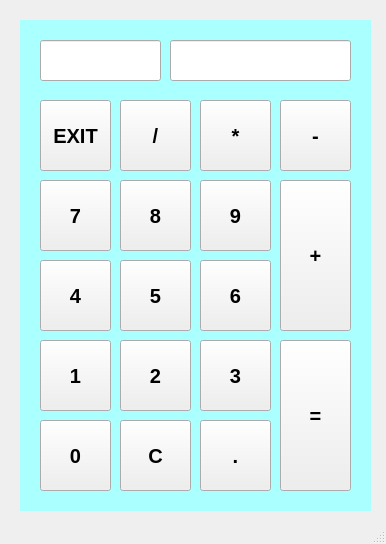
<?xml version="1.0" encoding="UTF-8"?>
<ui version="4.0">
 <class>MainWindow</class>
 <widget class="QMainWindow" name="MainWindow">
  <property name="geometry">
   <rect>
    <x>0</x>
    <y>0</y>
    <width>386</width>
    <height>544</height>
   </rect>
  </property>
  <property name="minimumSize">
   <size>
    <width>386</width>
    <height>544</height>
   </size>
  </property>
  <property name="maximumSize">
   <size>
    <width>386</width>
    <height>544</height>
   </size>
  </property>
  <property name="windowTitle">
   <string>MainWindow</string>
  </property>
  <widget class="QWidget" name="centralwidget">
   <widget class="QWidget" name="widget" native="true">
    <property name="geometry">
     <rect>
      <x>20</x>
      <y>20</y>
      <width>351</width>
      <height>491</height>
     </rect>
    </property>
    <property name="styleSheet">
     <string notr="true">QWidget#widget{
background-color: rgb(170, 255, 255);
}
</string>
    </property>
    <widget class="QLineEdit" name="lineEdit_2">
     <property name="geometry">
      <rect>
       <x>20</x>
       <y>20</y>
       <width>121</width>
       <height>41</height>
      </rect>
     </property>
     <property name="font">
      <font>
       <pointsize>15</pointsize>
       <weight>75</weight>
       <bold>true</bold>
      </font>
     </property>
    </widget>
    <widget class="QLabel" name="label_3">
     <property name="geometry">
      <rect>
       <x>150</x>
       <y>350</y>
       <width>111</width>
       <height>31</height>
      </rect>
     </property>
     <property name="font">
      <font>
       <pointsize>15</pointsize>
       <weight>75</weight>
       <bold>true</bold>
      </font>
     </property>
     <property name="text">
      <string/>
     </property>
    </widget>
    <widget class="QPushButton" name="pushButton_7">
     <property name="geometry">
      <rect>
       <x>20</x>
       <y>160</y>
       <width>71</width>
       <height>71</height>
      </rect>
     </property>
     <property name="font">
      <font>
       <pointsize>15</pointsize>
       <weight>75</weight>
       <bold>true</bold>
      </font>
     </property>
     <property name="text">
      <string>7</string>
     </property>
    </widget>
    <widget class="QPushButton" name="pushButton_1">
     <property name="geometry">
      <rect>
       <x>20</x>
       <y>320</y>
       <width>71</width>
       <height>71</height>
      </rect>
     </property>
     <property name="font">
      <font>
       <pointsize>15</pointsize>
       <weight>75</weight>
       <bold>true</bold>
      </font>
     </property>
     <property name="text">
      <string>1</string>
     </property>
    </widget>
    <widget class="QPushButton" name="pushButton_3">
     <property name="geometry">
      <rect>
       <x>180</x>
       <y>320</y>
       <width>71</width>
       <height>71</height>
      </rect>
     </property>
     <property name="font">
      <font>
       <pointsize>15</pointsize>
       <weight>75</weight>
       <bold>true</bold>
      </font>
     </property>
     <property name="text">
      <string>3</string>
     </property>
    </widget>
    <widget class="QPushButton" name="pushButton_4">
     <property name="geometry">
      <rect>
       <x>20</x>
       <y>240</y>
       <width>71</width>
       <height>71</height>
      </rect>
     </property>
     <property name="font">
      <font>
       <pointsize>15</pointsize>
       <weight>75</weight>
       <bold>true</bold>
      </font>
     </property>
     <property name="text">
      <string>4</string>
     </property>
    </widget>
    <widget class="QPushButton" name="pushButton_5">
     <property name="geometry">
      <rect>
       <x>100</x>
       <y>240</y>
       <width>71</width>
       <height>71</height>
      </rect>
     </property>
     <property name="font">
      <font>
       <pointsize>15</pointsize>
       <weight>75</weight>
       <bold>true</bold>
      </font>
     </property>
     <property name="text">
      <string>5</string>
     </property>
    </widget>
    <widget class="QPushButton" name="pushButton_2">
     <property name="geometry">
      <rect>
       <x>100</x>
       <y>320</y>
       <width>71</width>
       <height>71</height>
      </rect>
     </property>
     <property name="font">
      <font>
       <pointsize>15</pointsize>
       <weight>75</weight>
       <bold>true</bold>
      </font>
     </property>
     <property name="text">
      <string>2</string>
     </property>
    </widget>
    <widget class="QPushButton" name="pushButton_6">
     <property name="geometry">
      <rect>
       <x>180</x>
       <y>240</y>
       <width>71</width>
       <height>71</height>
      </rect>
     </property>
     <property name="font">
      <font>
       <pointsize>15</pointsize>
       <weight>75</weight>
       <bold>true</bold>
      </font>
     </property>
     <property name="text">
      <string>6</string>
     </property>
    </widget>
    <widget class="QPushButton" name="pushButton_9">
     <property name="geometry">
      <rect>
       <x>180</x>
       <y>160</y>
       <width>71</width>
       <height>71</height>
      </rect>
     </property>
     <property name="font">
      <font>
       <pointsize>15</pointsize>
       <weight>75</weight>
       <bold>true</bold>
      </font>
     </property>
     <property name="text">
      <string>9</string>
     </property>
    </widget>
    <widget class="QPushButton" name="pushButton_8">
     <property name="geometry">
      <rect>
       <x>100</x>
       <y>160</y>
       <width>71</width>
       <height>71</height>
      </rect>
     </property>
     <property name="font">
      <font>
       <pointsize>15</pointsize>
       <weight>75</weight>
       <bold>true</bold>
      </font>
     </property>
     <property name="text">
      <string>8</string>
     </property>
    </widget>
    <widget class="QPushButton" name="pushButton_0">
     <property name="geometry">
      <rect>
       <x>20</x>
       <y>400</y>
       <width>71</width>
       <height>71</height>
      </rect>
     </property>
     <property name="font">
      <font>
       <pointsize>15</pointsize>
       <weight>75</weight>
       <bold>true</bold>
      </font>
     </property>
     <property name="text">
      <string>0</string>
     </property>
    </widget>
    <widget class="QPushButton" name="pushButton_10">
     <property name="geometry">
      <rect>
       <x>260</x>
       <y>320</y>
       <width>71</width>
       <height>151</height>
      </rect>
     </property>
     <property name="font">
      <font>
       <pointsize>15</pointsize>
       <weight>75</weight>
       <bold>true</bold>
      </font>
     </property>
     <property name="styleSheet">
      <string notr="true">background-top-left-radius:20px;</string>
     </property>
     <property name="text">
      <string>=</string>
     </property>
    </widget>
    <widget class="QPushButton" name="pushButton_33">
     <property name="geometry">
      <rect>
       <x>260</x>
       <y>80</y>
       <width>71</width>
       <height>71</height>
      </rect>
     </property>
     <property name="font">
      <font>
       <pointsize>15</pointsize>
       <weight>75</weight>
       <bold>true</bold>
      </font>
     </property>
     <property name="text">
      <string>-</string>
     </property>
    </widget>
    <widget class="QPushButton" name="pushButton_21">
     <property name="geometry">
      <rect>
       <x>260</x>
       <y>160</y>
       <width>71</width>
       <height>151</height>
      </rect>
     </property>
     <property name="font">
      <font>
       <pointsize>15</pointsize>
       <weight>75</weight>
       <bold>true</bold>
      </font>
     </property>
     <property name="text">
      <string>+</string>
     </property>
    </widget>
    <widget class="QLineEdit" name="lineEdit_7">
     <property name="geometry">
      <rect>
       <x>150</x>
       <y>20</y>
       <width>181</width>
       <height>41</height>
      </rect>
     </property>
     <property name="font">
      <font>
       <pointsize>15</pointsize>
       <weight>75</weight>
       <bold>true</bold>
      </font>
     </property>
    </widget>
    <widget class="QPushButton" name="pushButton_c">
     <property name="geometry">
      <rect>
       <x>100</x>
       <y>400</y>
       <width>71</width>
       <height>71</height>
      </rect>
     </property>
     <property name="font">
      <font>
       <pointsize>15</pointsize>
       <weight>75</weight>
       <bold>true</bold>
      </font>
     </property>
     <property name="text">
      <string>C</string>
     </property>
    </widget>
    <widget class="QPushButton" name="pushButton_c_3">
     <property name="geometry">
      <rect>
       <x>180</x>
       <y>400</y>
       <width>71</width>
       <height>71</height>
      </rect>
     </property>
     <property name="font">
      <font>
       <pointsize>15</pointsize>
       <weight>75</weight>
       <bold>true</bold>
      </font>
     </property>
     <property name="text">
      <string>.</string>
     </property>
    </widget>
    <widget class="QPushButton" name="pushButton_47">
     <property name="geometry">
      <rect>
       <x>180</x>
       <y>80</y>
       <width>71</width>
       <height>71</height>
      </rect>
     </property>
     <property name="font">
      <font>
       <pointsize>15</pointsize>
       <weight>75</weight>
       <bold>true</bold>
      </font>
     </property>
     <property name="text">
      <string>*</string>
     </property>
    </widget>
    <widget class="QPushButton" name="pushButton_48">
     <property name="geometry">
      <rect>
       <x>100</x>
       <y>80</y>
       <width>71</width>
       <height>71</height>
      </rect>
     </property>
     <property name="font">
      <font>
       <pointsize>15</pointsize>
       <weight>75</weight>
       <bold>true</bold>
      </font>
     </property>
     <property name="text">
      <string>/</string>
     </property>
    </widget>
    <widget class="QPushButton" name="pushButton_64">
     <property name="geometry">
      <rect>
       <x>20</x>
       <y>80</y>
       <width>71</width>
       <height>71</height>
      </rect>
     </property>
     <property name="font">
      <font>
       <pointsize>15</pointsize>
       <weight>75</weight>
       <bold>true</bold>
      </font>
     </property>
     <property name="text">
      <string>EXIT</string>
     </property>
    </widget>
   </widget>
  </widget>
  <widget class="QMenuBar" name="menubar">
   <property name="geometry">
    <rect>
     <x>0</x>
     <y>0</y>
     <width>386</width>
     <height>21</height>
    </rect>
   </property>
  </widget>
  <widget class="QStatusBar" name="statusbar"/>
 </widget>
 <resources/>
 <connections/>
</ui>
